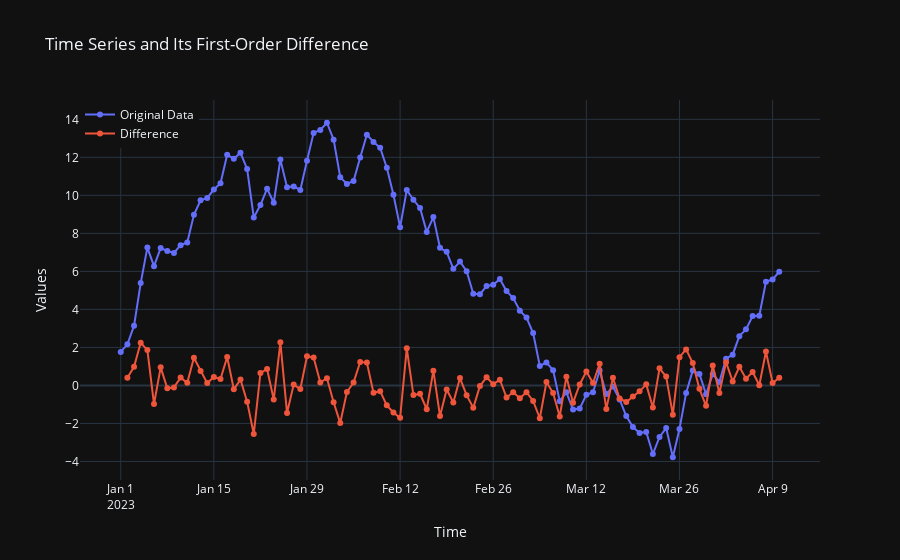

The notebook cell this image was saved under:
### Code cell
import numpy as np
import pandas as pd
import plotly.graph_objs as go

# Generate example time series data
np.random.seed(0)
time = pd.date_range(start="2023-01-01", periods=100, freq="D")
values = np.cumsum(np.random.randn(100))  # Cumulative sum to simulate a time series

# Create a DataFrame
df = pd.DataFrame({'Time': time, 'Values': values})

# Calculate the simple difference between consecutive values
df['Difference'] = df['Values'].diff()

# Set up the Plotly scatter plots
fig = go.Figure()

# Original time series data
fig.add_trace(go.Scatter(x=df['Time'], y=df['Values'], mode='lines+markers', name='Original Data'))

# Difference data
fig.add_trace(go.Scatter(x=df['Time'], y=df['Difference'], mode='lines+markers', name='Difference'))

# Update layout for readability
fig.update_layout(
    title="Time Series and Its First-Order Difference",
    xaxis_title="Time",
    yaxis_title="Values",
    legend=dict(x=0, y=1),
    template="plotly_dark"
)

fig.show()
